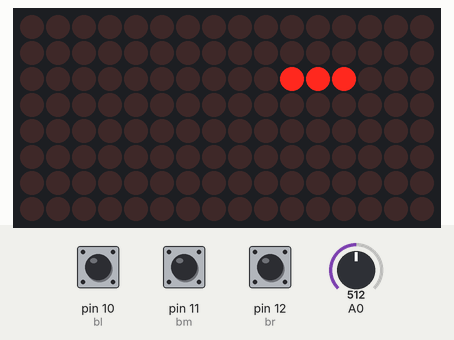
The sketch below on a simulated Arduino Mega 2560, built with avr-gcc and run on an emulated ATmega2560. Shown: 16×8 LED matrix. The inputs (shaded band) are chosen by the test bench; at power-on: pin 10 (bl) HIGH, pin 11 (bm) HIGH, pin 12 (br) HIGH, A0 = 512. Random numbers use the default seed unless the sketch sets one; what the sketch prints to the serial monitor is not drawn.

Above: at 1.2 s.
1.3 s: pin 10 (bl) pulled LOW for 0.15 s
At 1.9 s:
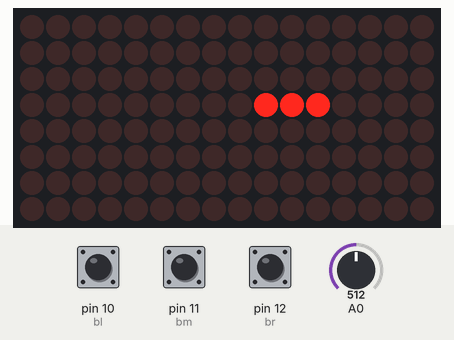
4.0 s: pin 11 (bm) pulled LOW for 0.15 s
At 4.29 s:
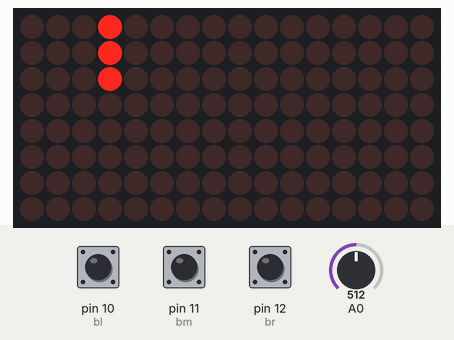
6.5 s: pin 12 (br) pulled LOW for 0.15 s
At 6.9 s:
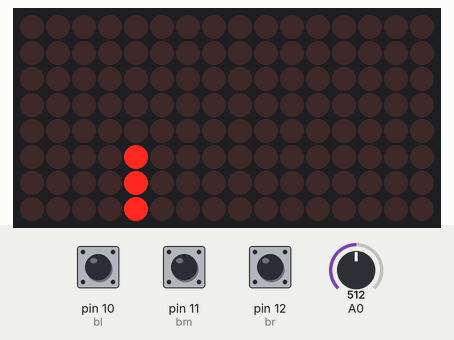
9.0 s: pin 10 (bl) pulled LOW for 1 s
At 9.29 s:
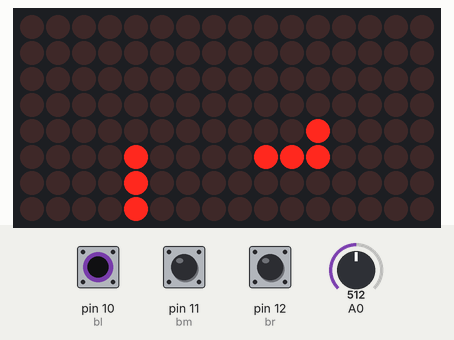
11.5 s: pin 11 (bm) pulled LOW for 1 s
At 11.79 s:
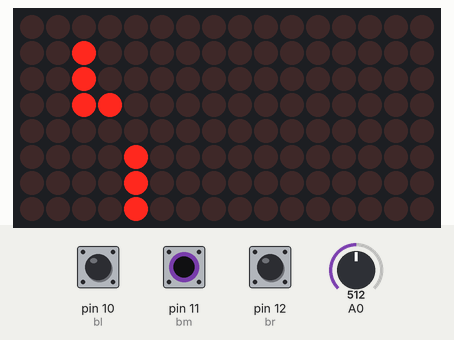
14.0 s: pin 10 (bl) pulled LOW for 0.15 s
At 14.4 s:
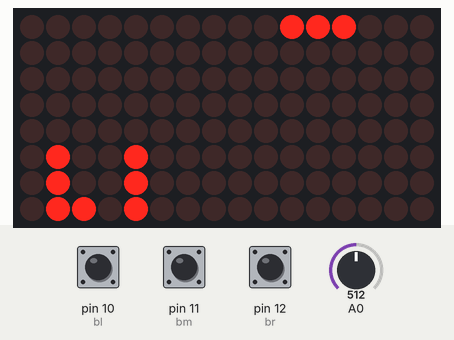
Timing chart, 0 to 17.0 s (numbered marks = the images above; inputs shaded):
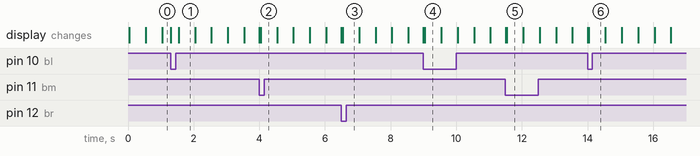

The sketch:

tetris.ino
```cpp
// Tetris for Arduino Mega + 2x MAX7219 (16x8 LED matrix)
// Delta rendering without flicker

#include <LedControl.h>

#define DATA_PIN 51
#define CLK_PIN  52
#define CS_PIN   53

const int bl = 10;
const int bm = 11;
const int br = 12;

LedControl Anzeige = LedControl(DATA_PIN, CLK_PIN, CS_PIN, 2);

unsigned long lastDropTime = 0;
const int dropInterval = 500;

int currentX, currentY, currentShape;

bool current[3][3];

// Game board
bool board[16][8] = {{0}};

// Screen buffer for delta rendering
bool screen[16][8] = {{0}};

// Tetromino shapes
const bool shapes[7][3][3] = {
  {{1,1,1},{0,0,0},{0,0,0}},
  {{1,1,1},{0,1,0},{0,0,0}},
  {{1,1,0},{0,1,1},{0,0,0}},
  {{1,0,0},{1,1,1},{0,0,0}},
  {{1,1,0},{1,1,0},{0,0,0}},
  {{0,1,1},{1,1,0},{0,0,0}},
  {{0,0,1},{1,1,1},{0,0,0}}
};

// Button states
bool lastBL = HIGH;
bool lastBM = HIGH;
bool lastBR = HIGH;

// Non-blocking debounce timing
unsigned long lastDebounceBL = 0;
unsigned long lastDebounceBM = 0;
unsigned long lastDebounceBR = 0;

const unsigned long debounceDelay = 20;

// Detect button press without delay()
bool pressed(int pin, bool &lastState, unsigned long &lastDebounce) {

  bool now = digitalRead(pin);

  if(lastState == HIGH && now == LOW) {

    if(millis() - lastDebounce > debounceDelay) {

      lastDebounce = millis();
      lastState = now;
      return true;
    }
  }

  lastState = now;
  return false;
}

// Check collision and borders
bool canMove(int x, int y) {

  for(int i=0;i<3;i++) {

    for(int j=0;j<3;j++) {

      if(current[i][j]) {

        int nx = x + j;
        int ny = y + i;

        if(nx < 0 || nx >= 8 || ny >= 16)
          return false;

        if(ny >= 0 && board[ny][nx])
          return false;
      }
    }
  }

  return true;
}

// Spawn random tetromino
void spawnPiece() {

  static bool firstPiece = true;

  if(firstPiece) {

    randomSeed(
      micros() ^
      analogRead(A0) ^
      analogRead(A1) ^
      analogRead(A2)
    );

    // Throw away first random values
    random(0,1000);
    random(0,1000);
    random(0,1000);

    firstPiece = false;
  }

  currentShape = random(7);

  currentX = 2;
  currentY = 0;

  for(int i=0;i<3;i++) {

    for(int j=0;j<3;j++) {

      current[i][j] = shapes[currentShape][i][j];
    }
  }
}

// Merge current piece into board
void addPieceToBoard() {

  for(int i=0;i<3;i++) {

    for(int j=0;j<3;j++) {

      if(current[i][j]) {

        int x = currentX + j;
        int y = currentY + i;

        if(x >= 0 && x < 8 && y >= 0 && y < 16) {

          board[y][x] = true;
        }
      }
    }
  }
}

// Remove full rows
void clearFullRows() {

  for(int y=15;y>=0;y--) {

    bool full = true;

    for(int x=0;x<8;x++) {

      if(!board[y][x]) {
        full = false;
        break;
      }
    }

    if(full) {

      for(int yy=y;yy>0;yy--) {

        for(int x=0;x<8;x++) {

          board[yy][x] = board[yy-1][x];
        }
      }

      for(int x=0;x<8;x++) {

        board[0][x] = false;
      }

      y++;
    }
  }
}

// Rotate current piece
void rotatePiece() {

  bool temp[3][3];

  for(int i=0;i<3;i++) {

    for(int j=0;j<3;j++) {

      temp[j][2-i] = current[i][j];
    }
  }

  for(int i=0;i<3;i++) {

    for(int j=0;j<3;j++) {

      if(temp[i][j]) {

        int x = currentX + j;
        int y = currentY + i;

        if(x < 0 || x >= 8 || y >= 16)
          return;

        if(y >= 0 && board[y][x])
          return;
      }
    }
  }

  for(int i=0;i<3;i++) {

    for(int j=0;j<3;j++) {

      current[i][j] = temp[i][j];
    }
  }
}

// Draw only changed pixels
void drawBoard() {

  bool newScreen[16][8] = {{0}};

  // Draw board
  for(int y=0;y<16;y++) {

    for(int x=0;x<8;x++) {

      if(board[y][x]) {

        newScreen[y][x] = true;
      }
    }
  }

  // Draw current piece
  for(int i=0;i<3;i++) {

    for(int j=0;j<3;j++) {

      if(current[i][j]) {

        int x = currentX + j;
        int y = currentY + i;

        if(x >= 0 && x < 8 && y >= 0 && y < 16) {

          newScreen[y][x] = true;
        }
      }
    }
  }

  // Update only changed LEDs
  for(int y=0;y<16;y++) {

    for(int x=0;x<8;x++) {

      if(newScreen[y][x] != screen[y][x]) {

        int module = (y < 8) ? 1 : 0;
        int row = (y < 8) ? y : y - 8;

        Anzeige.setLed(module, row, x, newScreen[y][x]);

        screen[y][x] = newScreen[y][x];
      }
    }
  }
}

void setup() {

  // Initialize MAX7219 modules
  for(int m=0;m<2;m++) {

    Anzeige.shutdown(m, false);
    Anzeige.setIntensity(m, 4);
    Anzeige.clearDisplay(m);
  }

  // Initialize buttons
  pinMode(bl, INPUT_PULLUP);
  pinMode(bm, INPUT_PULLUP);
  pinMode(br, INPUT_PULLUP);

  // Random seed from floating analog pins
  long seed = 0;

for(int i = 0; i < 32; i++) {
  seed ^= analogRead(A0) << (i % 8);
  delay(1);
}

randomSeed(seed ^ micros());

  Serial.begin(9600);
  Serial.print(    analogRead(A0));

  spawnPiece();

  lastDropTime = millis();
}

void loop() {

  unsigned long now = millis();

  // Move left
  if(pressed(bl, lastBL, lastDebounceBL)) {

    if(canMove(currentX - 1, currentY)) {

      currentX--;
    }
  }

  // Move right
  if(pressed(br, lastBR, lastDebounceBR)) {

    if(canMove(currentX + 1, currentY)) {

      currentX++;
    }
  }

  // Rotate
  if(pressed(bm, lastBM, lastDebounceBM)) {

    rotatePiece();
  }

  // Automatic falling
  if(now - lastDropTime >= dropInterval) {

    if(canMove(currentX, currentY + 1)) {

      currentY++;

    } else {

      addPieceToBoard();

      clearFullRows();

      spawnPiece();

      // Game over reset
      if(!canMove(currentX, currentY)) {

        for(int y=0;y<16;y++) {

          for(int x=0;x<8;x++) {

            board[y][x] = false;
          }
        }
      }
    }

    lastDropTime = now;
  }

  drawBoard();
}
```

Measured:
- what the display in image 1 shows lasts 0.5 s, from 1.5 s to 2.0 s
